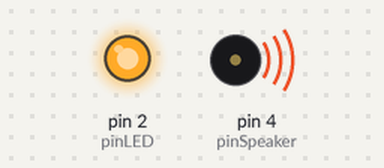
The sketch below on a simulated Arduino Uno, built with avr-gcc and run on an emulated ATmega328P. Parts: output pins drawn as LEDs (lit = HIGH), buzzer (waves = sounding, pin HIGH). What the sketch prints to the serial monitor is not drawn.

Above: at 0.1 s.
Timing chart, 0 to 1.6 s (numbered marks = the images above):
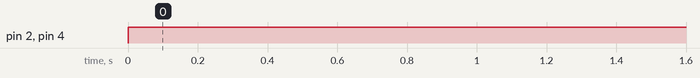

The sketch:

playerSon.ino
```cpp
/**
 * Module ISD1820
 * Enregisrteur et joueur de son
 * http://idehack.com/blog/tutoriel-arduino-le-voice-recorder-isd1820/
 */
int pinLED = 2;
int pinSpeaker = 4;
int pinBoutton = 0;
// the setup function runs once when you press reset or power the board
void setup() {
  // initialize digital pin LED_BUILTIN as an output.
  Serial.begin(9600);
  pinMode(pinLED, OUTPUT);
  pinMode(pinSpeaker, OUTPUT);
  pinMode(pinBoutton, INPUT_PULLUP);
}

// the loop function runs over and over again forever
void loop() {
  int clic = digitalRead(pinBoutton);
  Serial.println(clic );

  if (clic == HIGH)
  {
    digitalWrite(pinLED, HIGH);
    digitalWrite(pinSpeaker, HIGH);

  } else {
    digitalWrite(pinLED, LOW);
    digitalWrite(pinSpeaker, LOW);
  }
  delay(100);

}
```

Measured:
- by itself, pin 2 (pinLED), pin 4 (pinSpeaker): LOW → HIGH at 0.00 s
